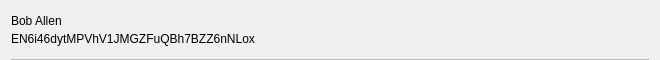
<?xml version="1.0" encoding="UTF-8"?>
<ui version="4.0">
 <class>ContactDropdownRow</class>
 <widget class="QWidget" name="ContactDropdownRow">
  <property name="geometry">
   <rect>
    <x>0</x>
    <y>0</y>
    <width>660</width>
    <height>60</height>
   </rect>
  </property>
  <property name="minimumSize">
   <size>
    <width>0</width>
    <height>60</height>
   </size>
  </property>
  <property name="windowTitle">
   <string>Form</string>
  </property>
  <layout class="QVBoxLayout" name="verticalLayout">
   <property name="spacing">
    <number>0</number>
   </property>
   <property name="topMargin">
    <number>0</number>
   </property>
   <property name="bottomMargin">
    <number>0</number>
   </property>
   <item>
    <widget class="QWidget" name="rowContainer" native="true">
     <property name="styleSheet">
      <string notr="true"/>
     </property>
     <layout class="QHBoxLayout" name="horizontalLayout">
      <property name="spacing">
       <number>0</number>
      </property>
      <property name="leftMargin">
       <number>0</number>
      </property>
      <property name="topMargin">
       <number>0</number>
      </property>
      <property name="rightMargin">
       <number>0</number>
      </property>
      <property name="bottomMargin">
       <number>0</number>
      </property>
      <item>
       <layout class="QVBoxLayout" name="verticalLayout_2">
        <property name="spacing">
         <number>0</number>
        </property>
        <property name="topMargin">
         <number>12</number>
        </property>
        <property name="bottomMargin">
         <number>12</number>
        </property>
        <item>
         <widget class="QLabel" name="lblLabel">
          <property name="styleSheet">
           <string notr="true"/>
          </property>
          <property name="text">
           <string notr="true">Bob Allen</string>
          </property>
         </widget>
        </item>
        <item>
         <widget class="QLabel" name="lblAddress">
          <property name="styleSheet">
           <string notr="true"/>
          </property>
          <property name="text">
           <string notr="true">EN6i46dytMPVhV1JMGZFuQBh7BZZ6nNLox</string>
          </property>
         </widget>
        </item>
       </layout>
      </item>
     </layout>
    </widget>
   </item>
   <item>
    <widget class="QLabel" name="lblDivisory">
     <property name="minimumSize">
      <size>
       <width>0</width>
       <height>1</height>
      </size>
     </property>
     <property name="maximumSize">
      <size>
       <width>16777215</width>
       <height>1</height>
      </size>
     </property>
     <property name="styleSheet">
      <string notr="true">background-color:#bababa;</string>
     </property>
     <property name="text">
      <string/>
     </property>
     <property name="alignment">
      <set>Qt::AlignBottom|Qt::AlignLeading|Qt::AlignLeft</set>
     </property>
    </widget>
   </item>
  </layout>
 </widget>
 <resources/>
 <connections/>
</ui>
